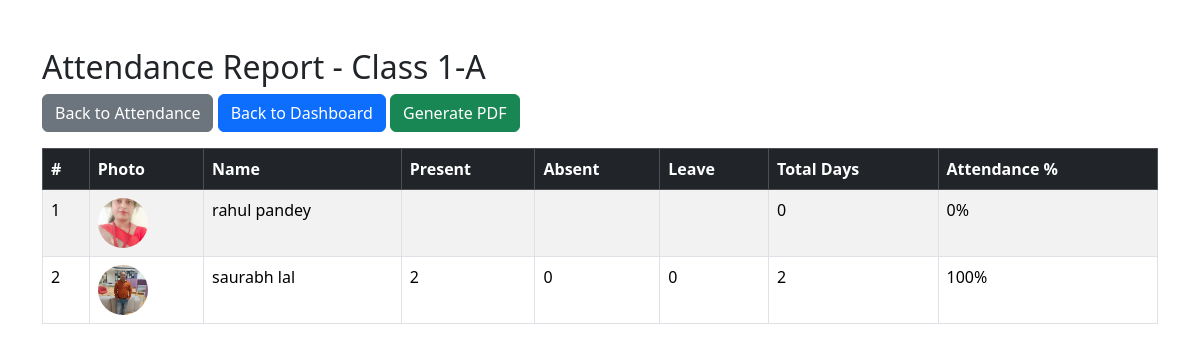
The app's page /teacher/attendance_report.php?class=1-A (signed in) with its own data.
### tables this page shows
CREATE TABLE `students` (
  `id` varchar(20) NOT NULL,
  `admission_no` varchar(50) DEFAULT NULL,
  `first_name` varchar(100) NOT NULL,
  `last_name` varchar(100) DEFAULT NULL,
  `dob` date DEFAULT NULL,
  `gender` enum('male','female','other') DEFAULT NULL,
  `class_name` varchar(20) DEFAULT NULL,
  `classroom_id` varchar(20) DEFAULT NULL,
  `section` varchar(10) DEFAULT NULL,
  `guardian_name` varchar(150) DEFAULT NULL,
  `guardian_phone` varchar(30) DEFAULT NULL,
  `address` text DEFAULT NULL,
  `photo` varchar(255) DEFAULT NULL,
  `created_at` timestamp NOT NULL DEFAULT current_timestamp()
);

### teacher/attendance_report.php (the view, shortened to what this page needs)
<?php
require_once("../common/config.php");
$classroom_id = $_GET['class'] ?? '';
$stmt = $conn->prepare("SELECT id, first_name, last_name, photo FROM students WHERE classroom_id=? ORDER BY first_name");
$stmt->bind_param("s", $classroom_id);
$stmt->execute();
$students = $stmt->get_result()->fetch_all(MYSQLI_ASSOC);
$attendance_summary = [];
foreach ($students as $s) {
    $student_id = $s['id'];
    $stmt2 = $conn->prepare("
        SELECT
            SUM(status='present') AS present,
            SUM(status='absent') AS absent,
            SUM(status='leave') AS leave_count,
            COUNT(*) AS total_days
        FROM attendance
        WHERE student_id=? AND class_id=?
    ");
    $stmt2->bind_param("ss", $student_id, $classroom_id);
    $stmt2->execute();
    $attendance_summary[$student_id] = $stmt2->get_result()->fetch_assoc();
}
?>
<!DOCTYPE html>
<html lang="en">
<head>
<link href="https://cdn.jsdelivr.net/npm/bootstrap@5.3.2/dist/css/bootstrap.min.css" rel="stylesheet">
</head>
<body>
<div class="container my-5">
<h2>Attendance Report - Class <?= htmlspecialchars($classroom_id) ?></h2>
<div class="mb-3">
<a href="attendance.php?class=<?= urlencode($classroom_id) ?>" class="btn btn-secondary">Back to Attendance</a>
<a href="dashboard.php" class="btn btn-primary">Back to Dashboard</a>
<a href="generate_attendance_pdf.php?class=<?= urlencode($classroom_id) ?>" class="btn btn-success">Generate PDF</a>
</div>
<table class="table table-bordered table-striped">
<thead class="table-dark">
<tr>
<th>#</th>
<th>Photo</th>
<th>Name</th>
<th>Present</th>
<th>Absent</th>
<th>Leave</th>
<th>Total Days</th>
<th>Attendance %</th>
</tr>
</thead>
<tbody>
<?php foreach ($students as $i => $s):
    $summary = $attendance_summary[$s['id']] ?? ['present'=>0,'absent'=>0,'leave_count'=>0,'total_days'=>0];
    $total_days = $summary['total_days'] ?: 1;
    $attendance_percent = round(($summary['present'] / $total_days) * 100, 2);
?>
<tr>
<td><?= $i+1 ?></td>
<td><img src="../images/students/<?= htmlspecialchars($s['photo'] ?? 'default.png') ?>" class="img-thumb" alt="Photo"></td>
<td><?= htmlspecialchars($s['first_name'].' '.$s['last_name']) ?></td>
<td><?= $summary['present'] ?></td>
<td><?= $summary['absent'] ?></td>
<td><?= $summary['leave_count'] ?></td>
<td><?= $summary['total_days'] ?></td>
<td><?= $attendance_percent ?>%</td>
</tr>
<?php endforeach; ?>
</tbody>
</table>
</div>
</body>
</html>

### teacher/attendance_report.php (style rules this page uses)
.img-thumb { height: 50px; width: 50px; object-fit: cover; border-radius: 50%; }

### records on screen
students: photo (picture), first_name+last_name "rahul pandey", total_days "0", attendance_percent "0"
students: photo (picture), first_name+last_name "saurabh lal", present "2", absent "0", leave_count "0", total_days "2", attendance_percent "100"

### other values on screen
$classroom_id "1-A"
